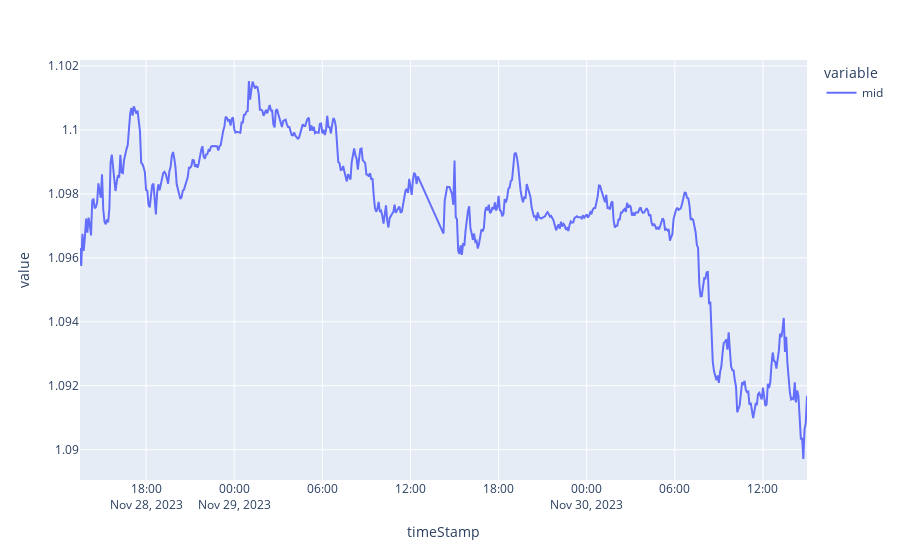

Write notebook code for a chart like this one.
### Code cell
test_data = loadData(287*180, False)[287*16:287*18]
is_signal_col = lambda name: 'mid' in name
line = px.line(test_data, x = 'timeStamp', y = [col for col in test_data.columns if is_signal_col(col)])
line.show()

### Figure 1 — Plotly figure (JSON) as saved in the notebook; plotly's stock layout.template omitted (floating-point values rounded to 4 significant figures; data arrays with more than 128 entries replaced by an {"elided": "..."} marker saying what was removed)
{"data": [{"hovertemplate": "variable=mid<br>timeStamp=%{x}<br>value=%{y}<extra></extra>", "legendgroup": "mid", "line": {"color": "#636efa", "dash": "solid"}, "marker": {"symbol": "circle"}, "mode": "lines", "name": "mid", "orientation": "v", "showlegend": true, "type": "scatter", "x": {"elided": "574 str values"}, "xaxis": "x", "y": {"elided": "574 float values"}, "yaxis": "y"}], "layout": {"legend": {"title": {"text": "variable"}, "tracegroupgap": 0}, "margin": {"t": 60}, "xaxis": {"anchor": "y", "domain": [0, 1], "title": {"text": "timeStamp"}}, "yaxis": {"anchor": "x", "domain": [0, 1], "title": {"text": "value"}}}}
